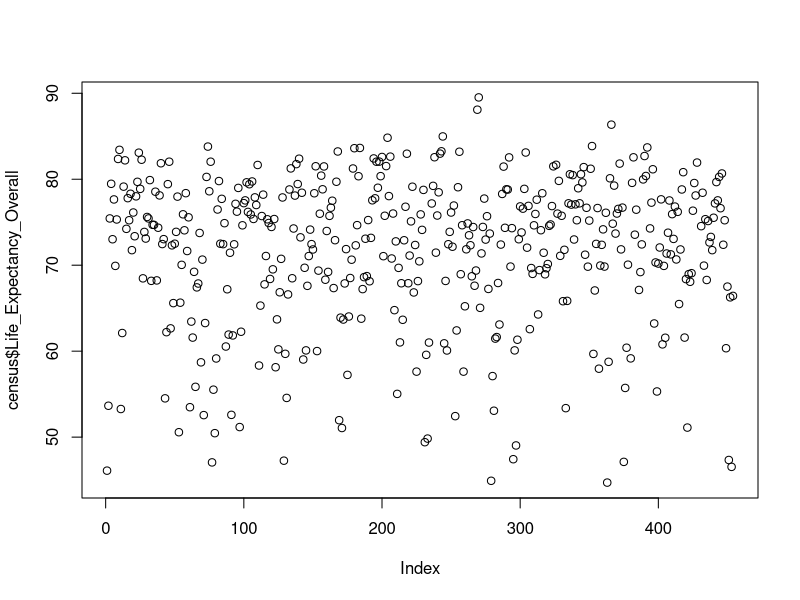
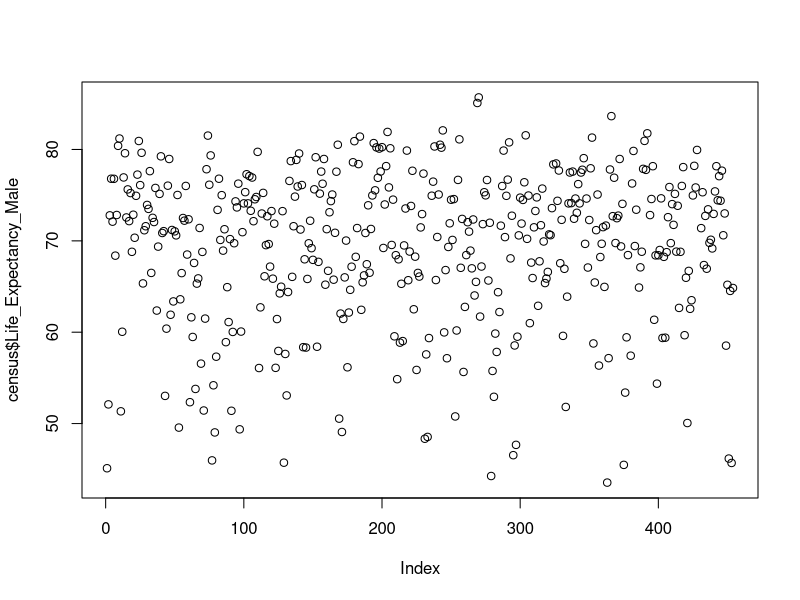
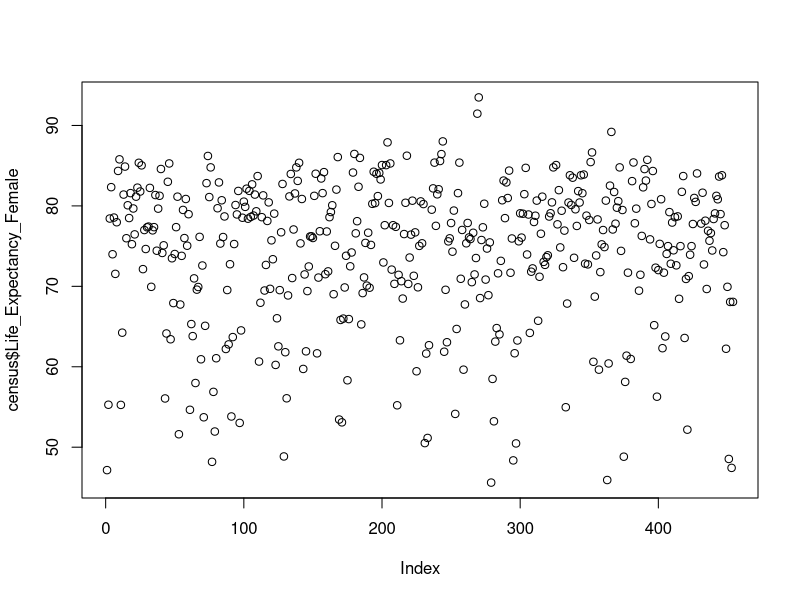
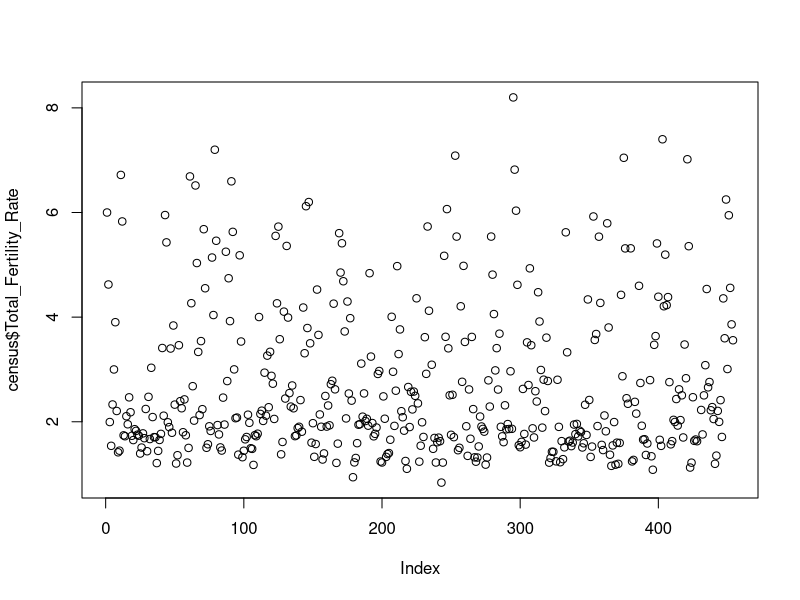
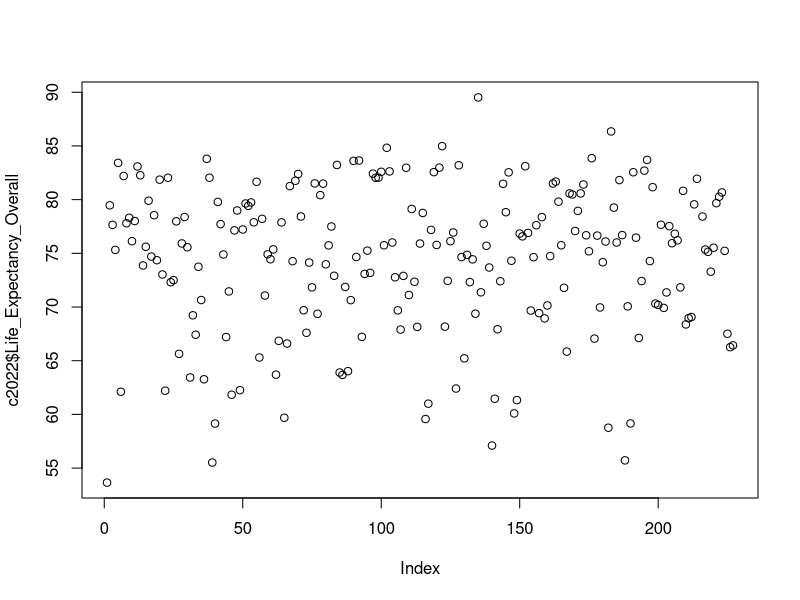
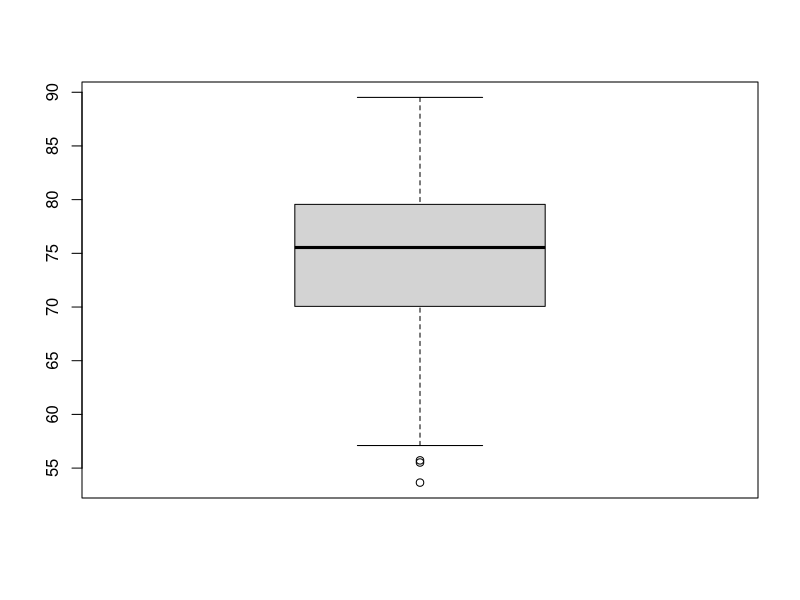
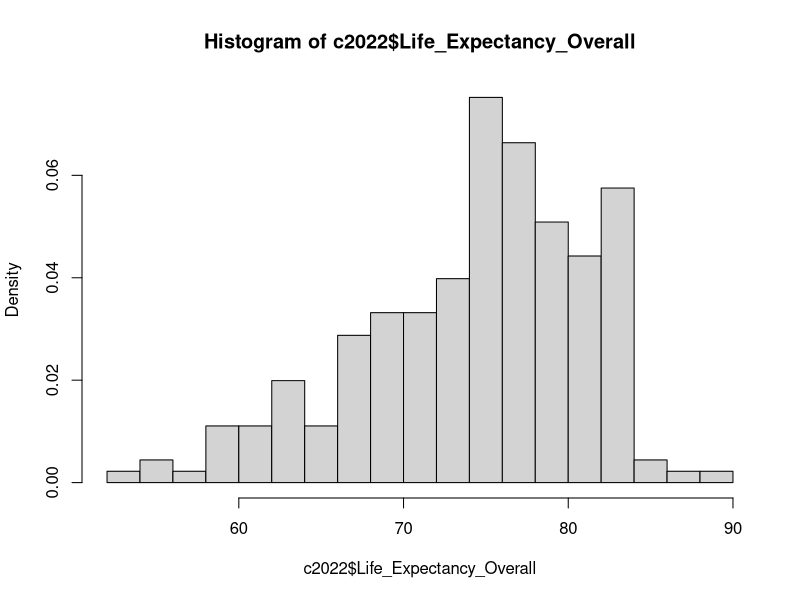
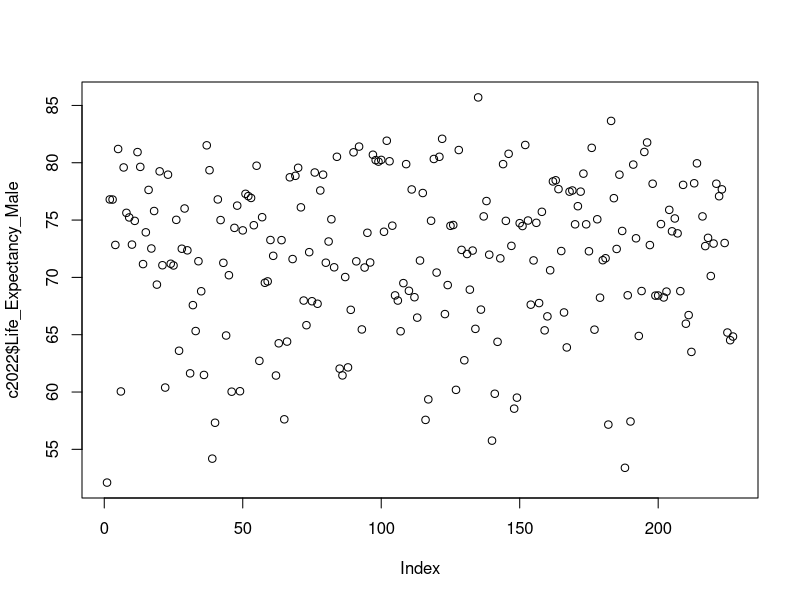

Source code (R) for these figures, in order:
##### Fallstudien 1 - Projekt 1 - Erste Notizen #####

setwd("C:/Users/jorri/Documents/TU Dortmund/WiSe 2024-25/Module/Fallstudien 1/Projekt 1")

census = read.csv("census_2022_2002.csv")

c2022 = census[census$Year == "2022", ]
c2002 = census[census$Year == "2002", ]

#TODO: Aufgaben
#   1. Beschreiben Sie die Häufigkeitsverteilungen der Merkmale. Betrachten Sie auch die
#      Unterschiede zwischen den Geschlechtern. (nur 2022)
#   2. Gibt es bivariate Zusammenhänge zwischen den Merkmalen? (nur 2022)
#   3. Wie unterscheiden sich die Merkmale zwischen den Subregionen? (nur 2022)
#   4. Wie haben sich die Merkmale in den letzten 20 Jahren, d.h. im Vergleich von 2002
#      zu 2022, entwickelt?


### Variablen einmal anschauen
unique(census$Year)
plot(census$Life_Expectancy_Overall)  
plot(census$Life_Expectancy_Male)
plot(census$Life_Expectancy_Female)
plot(census$Total_Fertility_Rate)
unique(census$Subregion)
unique(census$Region)

### Ideen zu 1. Häufigkeitsverteilungen einzelner Merkmale

# Year: trivial nur 2022 da nur dieses betrachtet wird
# Country: entweder sind Daten vorhanden oder nicht

# Life_Expectancy_Overall:

plot(c2022$Life_Expectancy_Overall)
boxplot(c2022$Life_Expectancy_Overall)
hist(c2022$Life_Expectancy_Overall, breaks = 20, freq = FALSE)

# Life_Expectancy_Male:

plot(c2022$Life_Expectancy_Male)
boxplot(c2022$Life_Expectancy_Male)
hist(c2022$Life_Expectancy_Male, breaks = 20, freq = FALSE)

# Life_Expectancy_Female:

plot(c2022$Life_Expectancy_Female)
boxplot(c2022$Life_Expectancy_Female)
hist(c2022$Life_Expectancy_Female, breaks = 20, freq = FALSE)

# Total_Fertility_Rate:

plot(c2022$Total_Fertility_Rate)
boxplot(c2022$Total_Fertility_Rate)
hist(c2022$Total_Fertility_Rate)

# Auf Regionenunterschiede erst in 3 Eingehen?
# Soll Bericht inhaltlich anhand dieser 4 Fragen strukturiert sein?



## Graphische Ideen:
# 1) Häufigkeitsverteilungen:
#
#   nominale Merkmale (Region, SUbregion) -> Histogramme  (Subregionen kenntlich
#                                             machen)
#                                         -> Mosaikplot?
#   lebenserwartungen -> boxplot (als Übersicht) für alle drei
#                     -> Histogramm -> genauere Übersicht (einzeln?)
#   geburtenrate -> boxplot 
#                -> Histogramm


# 2) bivariate Zusammenhänge
#
#   lebenserwartung -> boxplots auf Regionen aufteilen
#                        -> evtl nach geschlecht teilen
#   scatterplot: lebenserwartung vs geburtenrate (farblich regionen markieren)
#                                                (nach geschlecht je einen)
#   geburtenrate vs regionen -> boxplots auf regionen aufteilen
#   scatterplots für lebenserwartungs korrelationen

# 3) Subregionen Unterschiede
#
#   lebenserwartung -> Boxplots nach Regionen auf Subregionen aufteilen
#   scatterplot: lebenserwartung vs geburtenrate (farblich regionen markieren)
#                   (für jede Region eines) (nach Geschlecht je einen?)

# 4) Vgl von 2002 zu 2022
#
# alles von 1) bis 3) für 2002 machen, mit 2022 vergleichen -> wo signifikant
# wirkende unterschiede -> überlege sinnvolle grafische Darstellung
#
#
# lebenserwartung 2002 vs 2022 (jeweils noch für geschlechter)
plot(c2002$Life_Expectancy_Overall, c2022$Life_Expectancy_Overall)
# differenz als histogramm plotten
# relative änderung
#
# geburtenrate beeinflusst evtl steigerung der lebenserwartung
# -> geburtenrate vs relative änderung scatterplot
#
# geburtenrate 2002 vs 2022
#
# Regionen / Subregionenweise Schnitte/Kennzahlen vergleichen
plot(c2022$Life_Expectancy_Overall, c2022$Total_Fertility_Rate)
points(c2002$Life_Expectancy_Overall, c2002$Total_Fertility_Rate, col = "red")

# farbliche Aufteilung nach Regionen / Subregionen
# farbliche Aufteilung / symbolische Unterscheidung nach Jahren
# -> oder 2 Plots für Jahre